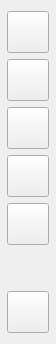
        <widget class="QWidget" name="leftWidget" native="true">
         <property name="sizePolicy">
          <sizepolicy hsizetype="Preferred" vsizetype="Preferred">
           <horstretch>0</horstretch>
           <verstretch>0</verstretch>
          </sizepolicy>
         </property>
         <property name="minimumSize">
          <size>
           <width>56</width>
           <height>0</height>
          </size>
         </property>
         <property name="maximumSize">
          <size>
           <width>56</width>
           <height>16777215</height>
          </size>
         </property>
         <layout class="QVBoxLayout" name="verticalLayout_2">
          <property name="spacing">
           <number>6</number>
          </property>
          <property name="leftMargin">
           <number>7</number>
          </property>
          <property name="rightMargin">
           <number>7</number>
          </property>
          <item>
           <widget class="QPushButton" name="btnHome">
            <property name="minimumSize">
             <size>
              <width>42</width>
              <height>42</height>
             </size>
            </property>
            <property name="maximumSize">
             <size>
              <width>42</width>
              <height>42</height>
             </size>
            </property>
            <property name="icon">
             <iconset resource="../resource/resources.qrc">
              <normaloff>:/iamge_pack/tab/home.png</normaloff>:/iamge_pack/tab/home.png</iconset>
            </property>
            <property name="iconSize">
             <size>
              <width>24</width>
              <height>24</height>
             </size>
            </property>
           </widget>
          </item>
          <item>
           <widget class="QPushButton" name="btnModule">
            <property name="minimumSize">
             <size>
              <width>42</width>
              <height>42</height>
             </size>
            </property>
            <property name="maximumSize">
             <size>
              <width>42</width>
              <height>42</height>
             </size>
            </property>
            <property name="icon">
             <iconset resource="../resource/resources.qrc">
              <normaloff>:/iamge_pack/tab/module_1.png</normaloff>:/iamge_pack/tab/module_1.png</iconset>
            </property>
            <property name="iconSize">
             <size>
              <width>24</width>
              <height>24</height>
             </size>
            </property>
           </widget>
          </item>
          <item>
           <widget class="QPushButton" name="btnFolder">
            <property name="minimumSize">
             <size>
              <width>42</width>
              <height>42</height>
             </size>
            </property>
            <property name="maximumSize">
             <size>
              <width>42</width>
              <height>42</height>
             </size>
            </property>
            <property name="icon">
             <iconset resource="../resource/resources.qrc">
              <normaloff>:/iamge_pack/tab/folder.png</normaloff>:/iamge_pack/tab/folder.png</iconset>
            </property>
            <property name="iconSize">
             <size>
              <width>24</width>
              <height>24</height>
             </size>
            </property>
           </widget>
          </item>
          <item>
           <widget class="QPushButton" name="btnConfig">
            <property name="minimumSize">
             <size>
              <width>42</width>
              <height>42</height>
             </size>
            </property>
            <property name="maximumSize">
             <size>
              <width>42</width>
              <height>42</height>
             </size>
            </property>
            <property name="icon">
             <iconset resource="../resource/resources.qrc">
              <normaloff>:/iamge_pack/tab/Settings.png</normaloff>:/iamge_pack/tab/Settings.png</iconset>
            </property>
            <property name="iconSize">
             <size>
              <width>24</width>
              <height>24</height>
             </size>
            </property>
           </widget>
          </item>
          <item>
           <widget class="QPushButton" name="btnAbout">
            <property name="minimumSize">
             <size>
              <width>42</width>
              <height>42</height>
             </size>
            </property>
            <property name="maximumSize">
             <size>
              <width>42</width>
              <height>42</height>
             </size>
            </property>
            <property name="icon">
             <iconset resource="../resource/resources.qrc">
              <normaloff>:/iamge_pack/tab/about.png</normaloff>:/iamge_pack/tab/about.png</iconset>
            </property>
            <property name="iconSize">
             <size>
              <width>24</width>
              <height>24</height>
             </size>
            </property>
           </widget>
          </item>
          <item>
           <spacer name="verticalSpacer">
            <property name="orientation">
             <enum>Qt::Orientation::Vertical</enum>
            </property>
            <property name="sizeHint" stdset="0">
             <size>
              <width>20</width>
              <height>40</height>
             </size>
            </property>
           </spacer>
          </item>
          <item>
           <widget class="QPushButton" name="btnTheme">
            <property name="minimumSize">
             <size>
              <width>42</width>
              <height>42</height>
             </size>
            </property>
            <property name="maximumSize">
             <size>
              <width>42</width>
              <height>42</height>
             </size>
            </property>
            <property name="icon">
             <iconset resource="../resource/resources.qrc">
              <normaloff>:/iamge_pack/tab/dark_theme.png</normaloff>
              <normalon>:/iamge_pack/tab/light_theme.png</normalon>:/iamge_pack/tab/dark_theme.png</iconset>
            </property>
            <property name="iconSize">
             <size>
              <width>24</width>
              <height>24</height>
             </size>
            </property>
            <property name="checkable">
             <bool>true</bool>
            </property>
            <property name="checked">
             <bool>false</bool>
            </property>
           </widget>
          </item>
         </layout>
        </widget>
